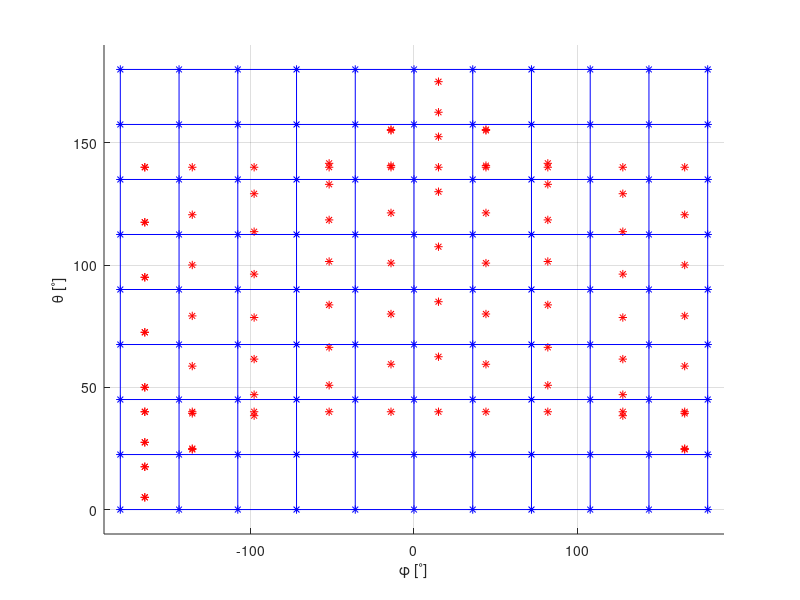
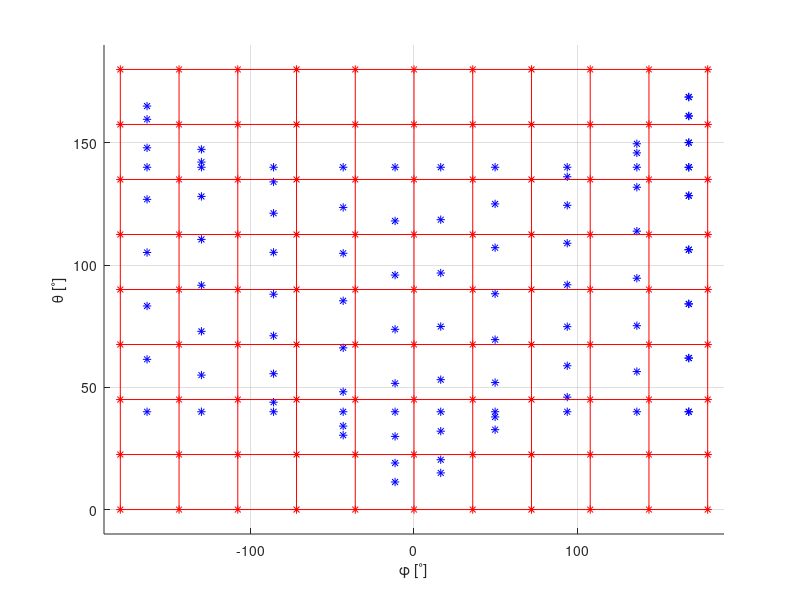

These charts were generated, in order, by the following MATLAB code:
clear all; close all; clc;

N_theta = 9;
N_phi = 11;

fontsize = 10.0;

elevation = -40;
azimuth = 15;
##roll = 45;
##elevation = 0;
##azimuth = 0;
roll = 0;

theta = linspace(0, 180, N_theta);
phi = linspace(-180, 180, N_phi);

[THETA, PHI] = meshgrid(theta, phi);
N = N_theta*N_phi;
mesh_shape = [N_phi, N_theta];
vector_shape = [1, N];

THETA = THETA(:)';
PHI = PHI(:)';

ct = cosd(THETA);
st = sind(THETA);
cp = cosd(PHI);
sp = sind(PHI);

r = [st.*cp; st.*sp; ct];
t = [ct.*cp; ct.*sp; -st];
p = [-sp; cp; zeros(1, N)];

Re = roty(elevation);
Ra = rotz(azimuth);
Rr = rotx(roll);

R = Ra*Re*Rr;

R_LG = Ra'*Re'*Rr';
R_GL = R_LG';

rll = r;
tll = t;
pll = p;
rgg = r;
tgg = t;
pgg = p;

rlg = R_LG*rll;
tlg = R_LG*tll;
plg = R_LG*pll;

rgl = R_GL*rgg;
tgl = R_GL*tgg;
pgl = R_GL*pgg;

THETAll = THETA;
PHIll = PHI;
THETAgg = THETA;
PHIgg = PHI;

THETAlg = atan2d(sqrt(sum(rlg([1,2],:).^2,1)), rlg(3,:));
PHIlg = atan2d(plg(1,:), plg(2,:));

THETAgl = atan2d(sqrt(sum(rgl([1,2],:).^2,1)), rgl(3,:));
PHIgl = atan2d(pgl(1,:), pgl(2,:));

figure('visible', 'off');
hold on;

scatter(PHIgg, THETAgg, "b", 'marker', '*');
scatter(PHIlg, THETAlg, "r", 'marker', '*');
PHIgg = reshape(PHIgg, mesh_shape);
THETAgg = reshape(THETAgg, mesh_shape);
mesh(PHIgg, THETAgg, zeros(mesh_shape), 'facecolor', 'none', 'edgecolor', 'b');
PHIgg = reshape(PHIgg, vector_shape);
THETAgg = reshape(THETAgg, vector_shape);

grid on;
xlim([-190, 190]);
ylim([-10, 190]);
set(gca, 'fontsize', fontsize);
xlabel("\\phi [^{\\circ}]");
ylabel("\\theta [^{\\circ}]");
saveas(gcf, "badInterpolation", 'png');

figure('visible', 'off');
hold on;

scatter(PHIll, THETAll, "r", 'marker', '*');
scatter(PHIgl, THETAgl, "b", 'marker', '*');
PHIll = reshape(PHIll, mesh_shape);
THETAll = reshape(THETAll, mesh_shape);
mesh(PHIll, THETAll, zeros(mesh_shape), 'facecolor', 'none', 'edgecolor', 'r');
PHIll = reshape(PHIll, vector_shape);
THETAll = reshape(THETAll, vector_shape);

grid on;
xlim([-190, 190]);
ylim([-10, 190]);
set(gca, 'fontsize', fontsize);
xlabel("\\phi [^{\\circ}]");
ylabel("\\theta [^{\\circ}]");
saveas(gcf, "goodInterpolation", 'png');
